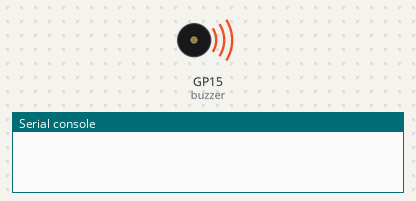
The program below on a simulated Raspberry Pi Pico running MicroPython. On the bench: buzzer (waves = sounding), the last lines printed to the serial console. At 7.0 s the program stops and its outputs stay as they are.

Above: at 0.2 s.
At 7.0 s:
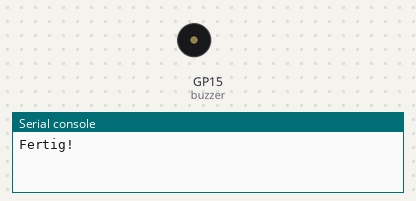
Timing chart, 0 to 8.5 s (numbered marks = the images above):
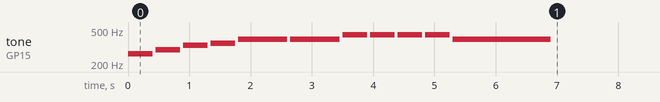

The program:

03_melodie_spielen.py
```python
"""
Lektion 3.3: Eine Melodie spielen

LERNZIELE:
- Eigene Funktionen schreiben
- Listen verwenden
- Tonhöhen über Notennamen nutzen

PYTHON-KONZEPTE:
- def funktionsname(parameter): ...
- dict = {Name: Wert}
- for note in melodie: ...

HARDWARE:
- Wie in 3.1 (Buzzer an GPIO 15)
"""

from machine import Pin, PWM
from utime import sleep

buzzer = PWM(Pin(15))

# Frequenz-Tabelle einiger Noten (in Hz)
NOTEN = {
    "C":  262,
    "D":  294,
    "E":  330,
    "F":  349,
    "G":  392,
    "A":  440,
    "H":  494,
    "C2": 523,
    "-":  0,     # Pause
}


def spiele_note(name, dauer):
    """Spielt genau eine Note (name = Eintrag aus NOTEN)."""
    freq = NOTEN[name]
    if freq > 0:
        buzzer.freq(freq)
        buzzer.duty_u16(32768)
    else:
        buzzer.duty_u16(0)
    sleep(dauer)
    buzzer.duty_u16(0)
    sleep(0.05)   # kurze Trennpause zwischen Noten


# Melodie: "Alle meine Entchen"
MELODIE = [
    ("C", 0.4), ("D", 0.4), ("E", 0.4), ("F", 0.4),
    ("G", 0.8), ("G", 0.8),
    ("A", 0.4), ("A", 0.4), ("A", 0.4), ("A", 0.4),
    ("G", 1.6),
]

for note, dauer in MELODIE:
    spiele_note(note, dauer)

print("Fertig!")


# ============================================================
# AUFGABEN ZUM AUSPROBIEREN
# ============================================================
# 1. Spielt die Melodie doppelt so schnell (Dauer halbieren).
#
# 2. Fügt "Alle meine Entchen" den Text der zweiten Zeile hinzu
#    ("schwimmen auf dem See ...") -- schaut die Noten nach.
#
# 3. Schreibt eine eigene Melodie (4-8 Takte).
#
# 4. CHALLENGE: Lasst den Melodie-Start per Taster auslösen
#    (Lektion 02 kombinieren).
# ============================================================
```

Measured:
- by itself, tone on GP15 (buzzer): plays 262 Hz for 0.40 s, 294 Hz for 0.40 s, 330 Hz for 0.40 s, 349 Hz for 0.40 s, 392 Hz for 0.80 s, 392 Hz for 0.80 s … (11 notes in this stretch)
